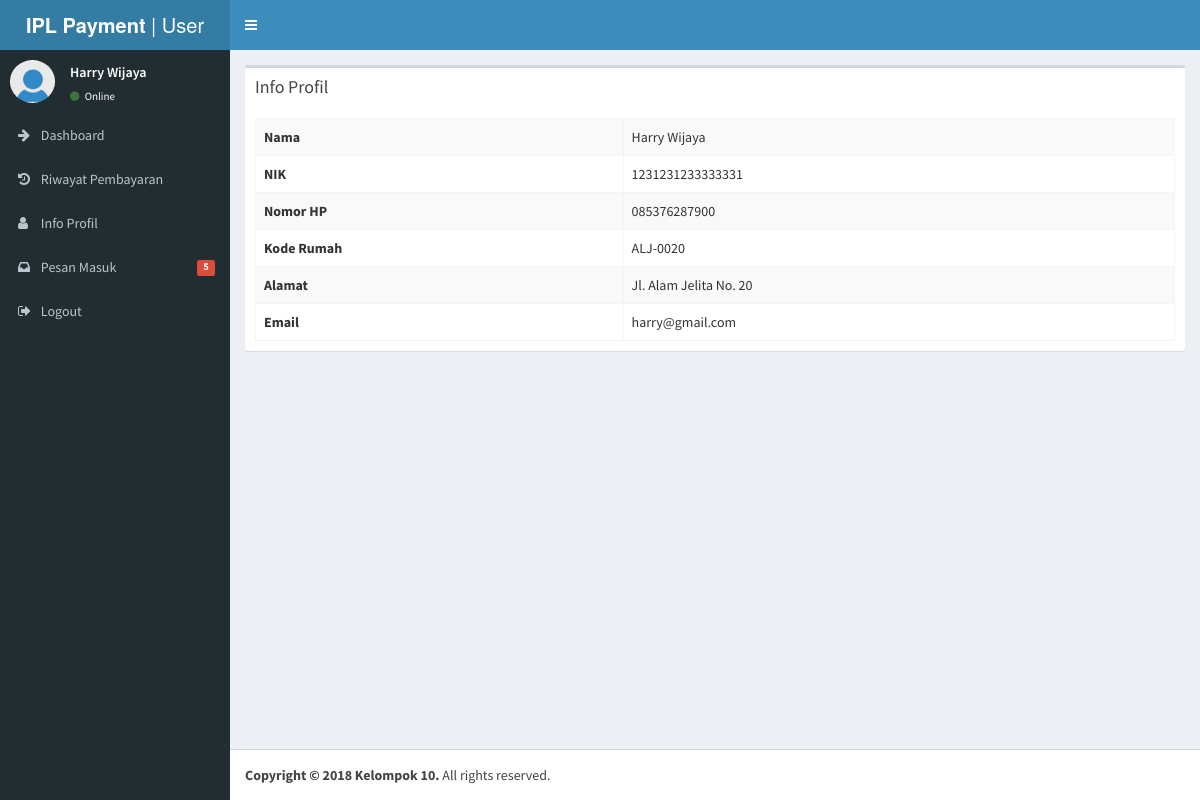
/profil.php (signed in), run on the app's committed database.
### tables this page shows
CREATE TABLE `user` (
  `id` int(11) NOT NULL,
  `nama` varchar(255) NOT NULL,
  `nik` varchar(255) NOT NULL,
  `nomor_hp` varchar(255) NOT NULL,
  `rumah_id` int(11) NOT NULL,
  `email` varchar(255) NOT NULL,
  `password` varchar(255) NOT NULL
);

CREATE TABLE `rumah` (
  `id` int(11) NOT NULL,
  `kode` varchar(255) NOT NULL,
  `alamat` text NOT NULL
);

### profil.php (the view, shortened to what this page needs)
<?php
require_once "config/koneksi.php";
$adminId = $_SESSION['user'];
$resPanitia = mysqli_query($conn, "SELECT * FROM user WHERE id='$adminId'");
$rowPanitia = mysqli_fetch_assoc($resPanitia);
$resData = mysqli_query($conn, "SELECT *, user.id AS userID, rumah.id AS rumahID FROM user INNER JOIN rumah ON user.rumah_id = rumah.id WHERE user.id='$adminId'");
$rowData = mysqli_fetch_assoc($resData);
?>
<!DOCTYPE html>
<html>
<head>
  <link rel="stylesheet" href="lib/bootstrap/css/bootstrap.min.css">
  <link rel="stylesheet" href="https://cdnjs.cloudflare.com/ajax/libs/font-awesome/4.5.0/css/font-awesome.min.css">
  <link rel="stylesheet" href="https://cdnjs.cloudflare.com/ajax/libs/ionicons/2.0.1/css/ionicons.min.css">
  <link rel="stylesheet" href="dist/css/AdminLTE.min.css">
  <link rel="stylesheet" href="dist/css/skins/_all-skins.min.css">
  <link rel="stylesheet" href="plugins/iCheck/flat/blue.css">
  <link rel="stylesheet" href="plugins/morris/morris.css">
  <link rel="stylesheet" href="plugins/jvectormap/jquery-jvectormap-1.2.2.css">
  <link rel="stylesheet" href="plugins/datepicker/datepicker3.css">
  <link rel="stylesheet" href="plugins/daterangepicker/daterangepicker.css">
  <link rel="stylesheet" href="plugins/bootstrap-wysihtml5/bootstrap3-wysihtml5.min.css">
</head>
<body class="hold-transition skin-blue sidebar-mini">
<div class="wrapper">
  <header class="main-header">
    <a href="index.php" class="logo">
      <span class="logo-lg"><b>IPL Payment</b> | User</span>
    </a>
    <nav class="navbar navbar-static-top">
      <a href="#" class="sidebar-toggle" data-toggle="offcanvas" role="button">
      </a>
    </nav>
  </header>
  <aside class="main-sidebar">
    <section class="sidebar">
      <div class="user-panel">
        <div class="pull-left image">
          <img src="images/user.jpg" class="img-circle" alt="User Image">
        </div>
        <div class="pull-left info">
          <p><?php echo $rowPanitia['nama']; ?></p>
          <a href="#"><i class="fa fa-circle text-success"></i> Online</a>
        </div>
      </div>
      <?php include('config/nav_user.php'); ?>
    </section>
  </aside>
  <div class="content-wrapper">
    <section class="content">
          <div class="box">
            <div class="box-header">
              <h3 class="box-title">Info Profil</h3>
            </div>
            <div class="box-body table-responsive">
          <table class="table table-bordered table-striped">
            <tr>
              <th width="40%">Nama</th>
              <td width="60%"><?php echo $rowData['nama']; ?></td>
            </tr>
            <tr>
              <th width="40%">NIK</th>
              <td width="60%"><?php echo $rowData['nik']; ?></td>
            </tr>
            <tr>
              <th width="40%">Nomor HP</th>
              <td width="60%"><?php echo $rowData['nomor_hp']; ?></td>
            </tr>
            <tr>
              <th width="40%">Kode Rumah</th>
              <td width="60%"><?php echo $rowData['kode']; ?></td>
            </tr>
            <tr>
              <th width="40%">Alamat</th>
              <td width="60%"><?php echo $rowData['alamat']; ?></td>
            </tr>
            <tr>
              <th width="40%">Email</th>
              <td width="60%"><?php echo $rowData['email']; ?></td>
            </tr>
          </table>
        </div>
          </div>
    </section>
  </div>
  <footer class="main-footer">
    <strong>Copyright &copy; 2018 Kelompok 10.</strong> All rights
    reserved.
  </footer>
</div>
</body>
</html>

### data on the page
user: nama "Harry Wijaya", nik "1231231233333331", nomor_hp "085376287900", rumah.kode "ALJ-0020", rumah.alamat "Jl. Alam Jelita No. 20", email "harry@gmail.com"

### other printed values
$jumlahInbox "5"
